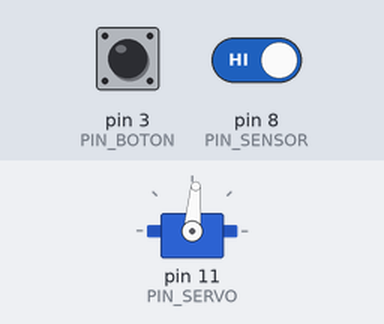
Recording of a sketch running on a simulated Arduino Uno, built with avr-gcc and run on an emulated ATmega328P. Parts: servo. Inputs (shaded band) come from the test bench; at power-on: pin 3 (PIN_BOTON) HIGH, pin 8 (PIN_SENSOR) HIGH.

Above: at 1.2 s.
1.3 s: pin 3 (PIN_BOTON) pulled LOW for 0.15 s
At 2.9 s:
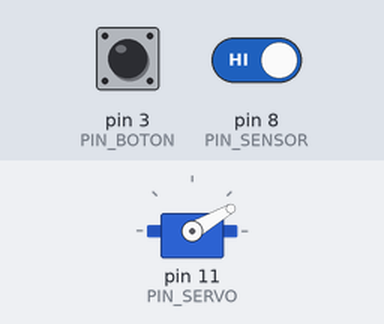
4.4 s: pin 3 (PIN_BOTON) pulled LOW for 3.2 s
At 8.2 s:
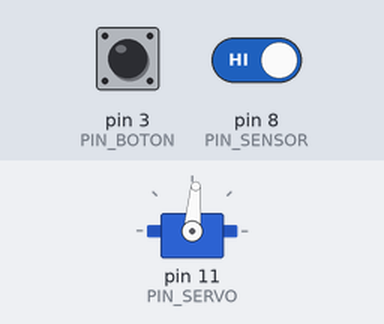
Timing chart, 0 to 9.7 s (numbered marks = the images above; inputs shaded):
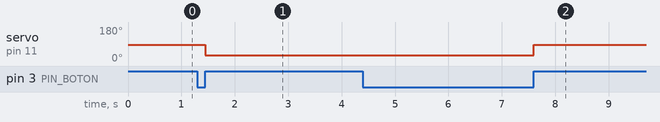

Measured:
- after the input at 1.3 s, servo on pin 11 (PIN_SERVO): 85° → 30° after 0.15 s
- after the input at 4.4 s, servo on pin 11 (PIN_SERVO): 30° → 85° after 3.2 s

The sketch:

Arduino_Pendulo.ino
```cpp
#include <Servo.h>

// DEBUG
const bool debug = false;

// CONFIGURACIONES
const int TIEMPO_LECTURA = 5000;
const int TIEMPO_REINICIO = 1000;

// Pines
const int PIN_SENSOR = 8;
const int PIN_BOTON = 3;
const int PIN_SERVO = 11;

// PENDULO
bool comenzoLectura = false, finalizo = false;
int primerTick;

// BOTON
int tiempoPresion = 0;
bool presionadoAnteriormente = false;

// TIEMPO DELTA
int lastMillis = 0;
int deltaTime = 0;
int actualMillis;

// SERVO
Servo servo;

void setup()
{
  // Se inicia la comunicación por serial
  Serial.begin(9600);

  // Si inician los pines
  pinMode(INPUT, PIN_SENSOR);
  pinMode(INPUT, PIN_BOTON);
  servo.attach(PIN_SERVO);

  OrigenServo();
}

void loop()
{
  // CALCULO DE DELTA TIEMPO
  actualMillis = millis();
  deltaTime = actualMillis - lastMillis;
  lastMillis = actualMillis;

  // LECTURA
  Lectura();

  // BOTON INICIO/REINICIO
  Boton();
}

void Lectura()
{
  // Si el sensor de próximidad se activa y no ha finalizado la lectura, entonces se mandan a que milisegundos de que comenzo la lectura el sensor encontró algo
  if (!digitalRead(PIN_SENSOR) && !finalizo)
  {
    actualMillis = millis();
    // Se manda la diferencia del tiempo
    if (!comenzoLectura)
    {
        if (debug) Serial.println("Retomando tiempo inicial");
        comenzoLectura = true;
        primerTick = actualMillis;
    }
    Serial.print(String( actualMillis - primerTick ) + "\n");
  }

    // Si la lectura ya se comenzo, y ya han pasado 'TIEMPO_LECTURA' segundos desde que comenzo, se detiene.
  if (comenzoLectura && !finalizo && actualMillis - primerTick >= TIEMPO_LECTURA)
  {
    // Tag para inidicar fin de lectura
    Serial.println("[FIN]");
    // Bandera para indicar que no se deben enviar más datos.
    finalizo = true;
  }
}


void Boton()
{
  // Si el botón se activa y la lectura no ha comenzado.
  if (!digitalRead(PIN_BOTON))
  {
    if (debug) Serial.println(tiempoPresion);
    tiempoPresion += deltaTime;
    presionadoAnteriormente = true;
  }
  else if (presionadoAnteriormente)
  {
    if (tiempoPresion >= TIEMPO_REINICIO)
    {
      if (debug) Serial.println("CLICK SOSTENIDO");
      comenzoLectura = false;
      finalizo = false;

      OrigenServo();
    }
    else
    {
      if (debug) Serial.println("CLICK");
      // Si la lectura no se ha comenzado, se obtiene el primerTick (Para restar todos los valores con este y hacer asi que los siguientes esten 'cerados')
      if (!comenzoLectura)
      {
        finalizo = false;
        comenzoLectura = false;
        primerTick = 0;
        // SE SUELTA LA MASA
        BajarServo();
      }
    }

    presionadoAnteriormente = false;
    tiempoPresion = 0;
  }
  else
  {
    tiempoPresion = 0;
  }
}

void OrigenServo()
{
  servo.write(85);
}


void BajarServo()
{
 servo.write(30);
}
```
